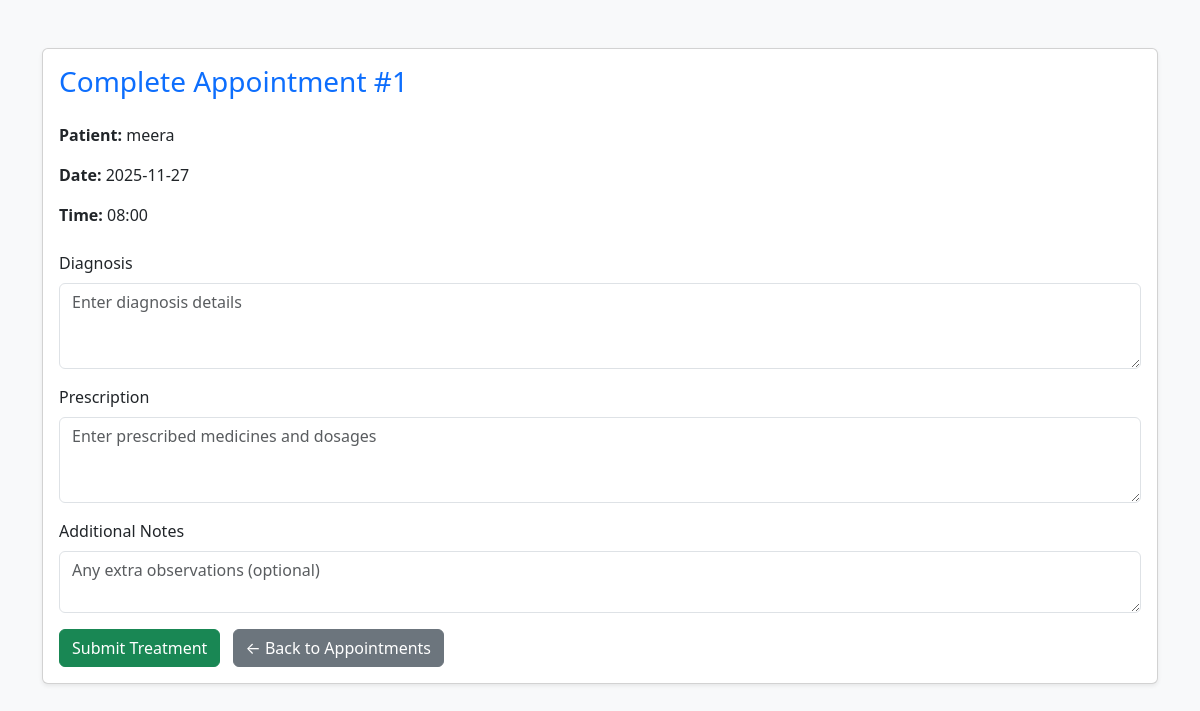
Page /doctor/complete/1 (signed in) on the committed database.
### app/models.py (models this page shows, shortened)
class Appointment(db.Model):
    __tablename__ = 'appointments'
    id = db.Column(db.Integer, primary_key=True)
    patient_id = db.Column(db.Integer, db.ForeignKey('users.id'), nullable=False)
    doctor_id = db.Column(db.Integer, db.ForeignKey('users.id'), nullable=False)
    date = db.Column(db.Date, nullable=False)
    time = db.Column(db.Time, nullable=False)
    status = db.Column(db.String(20), default='Booked')
    created_at = db.Column(db.DateTime, default=datetime.utcnow)
    patient = db.relationship('User', foreign_keys=[patient_id], backref='patient_appointments')
    doctor = db.relationship('User', foreign_keys=[doctor_id], backref='doctor_appointments')
    treatment = db.relationship('Treatment', backref='appointment', uselist=False, cascade="all, delete")

class User(UserMixin, db.Model):
    __tablename__ = 'users'
    id = db.Column(db.Integer, primary_key=True)
    role = db.Column(db.String(20), nullable=False)
    email = db.Column(db.String(120), unique=True, nullable=False)
    password_hash = db.Column(db.String(128), nullable=False)
    name = db.Column(db.String(120), nullable=False)
    phone = db.Column(db.String(20))
    department_id = db.Column(db.Integer, db.ForeignKey('departments.id'))  # NEW LINE
    created_at = db.Column(db.DateTime, default=datetime.utcnow)
    is_active = db.Column(db.Boolean, default=True)

### app/routes.py (the view, shortened to what this page needs)
    @app.route('/doctor/complete/<int:appointment_id>', methods=['GET', 'POST'])
    @login_required
    def complete_appointment(appointment_id):
        if current_user.role != 'doctor':
            flash('Unauthorized access!', 'danger')
            return redirect(url_for('login'))
        appt = Appointment.query.get_or_404(appointment_id)
        if appt.doctor_id != current_user.id:
            flash('This appointment is not yours!', 'danger')
            return redirect(url_for('doctor_appointments'))
        return render_template('complete_appointment.html', appt=appt)

### app/__init__.py (called while the page is built)
def create_app():
    app = Flask(__name__, template_folder="templates")
    app.config['SQLALCHEMY_DATABASE_URI'] = 'sqlite:///hms.db'
    app.config['SQLALCHEMY_TRACK_MODIFICATIONS'] = False
    app.config['SECRET_KEY'] = 'dev-secret-change-this'
    db.init_app(app)
    login_manager.init_app(app)
    @login_manager.user_loader
    def load_user(user_id):
        return User.query.get(int(user_id))
    @app.route('/')
    def index():
        return render_template('index.html')
    from .routes import init_routes
    init_routes(app)
    return app

### app/templates/complete_appointment.html (shortened to what this page needs)
<!DOCTYPE html>
<html lang="en">
<head>
  <link href="https://cdn.jsdelivr.net/npm/bootstrap@5.3.2/dist/css/bootstrap.min.css" rel="stylesheet">
</head>
<body class="bg-light">
<div class="container mt-5">
  <div class="card shadow-sm">
    <div class="card-body">
      <h3 class="text-primary mb-4">Complete Appointment #{{ appt.id }}</h3>
      <div class="mb-4">
        <p><strong>Patient:</strong> {{ appt.patient.name }}</p>
        <p><strong>Date:</strong> {{ appt.date }}</p>
        <p><strong>Time:</strong> {{ appt.time.strftime('%H:%M') }}</p>
      </div>
      <form method="POST">
        <div class="mb-3">
          <label class="form-label">Diagnosis</label>
          <textarea name="diagnosis" class="form-control" rows="3" placeholder="Enter diagnosis details" required></textarea>
        </div>
        <div class="mb-3">
          <label class="form-label">Prescription</label>
          <textarea name="prescription" class="form-control" rows="3" placeholder="Enter prescribed medicines and dosages" required></textarea>
        </div>
        <div class="mb-3">
          <label class="form-label">Additional Notes</label>
          <textarea name="notes" class="form-control" rows="2" placeholder="Any extra observations (optional)"></textarea>
        </div>
        <button type="submit" class="btn btn-success">Submit Treatment</button>
        <a href="{{ url_for('doctor_appointments') }}" class="btn btn-secondary ms-2">← Back to Appointments</a>
      </form>
    </div>
  </div>
</div>
</body>
</html>

### rows in the picture
Appointment: id "1", date "2025-11-27", time "08:00"
User: patient.name "meera"
